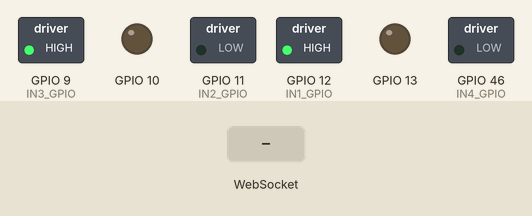
This sketch was run on a simulated ESP32-S3. On the bench: switched loads named in the sketch (green lamp = pin HIGH), output pins drawn as LEDs (lit = HIGH). The test bench sets the inputs (shaded band). WiFi joins after 1.5 s; servers stay silent unless stated; what the sketch prints to the serial monitor is not drawn.

Above: at 2.7 s.
2.8 s: WebSocket text "5" received
At 3.4 s:
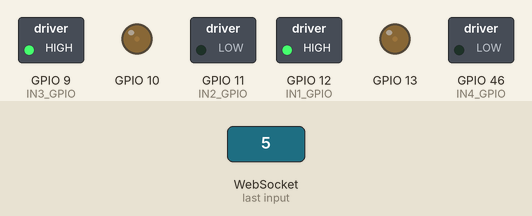
4.3 s: WebSocket text "90" received
At 4.6 s:
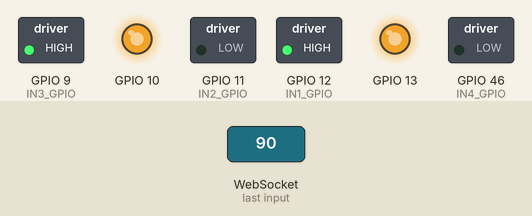
Timing chart, 0 to 7.3 s (numbered marks = the images above; inputs shaded):
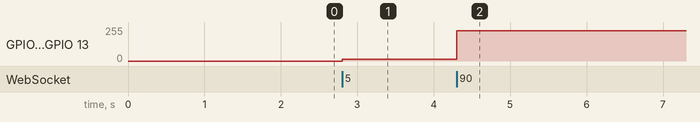

Measured:
- after the input at 2.8 s, GPIO 10, GPIO 13: 0/255 → 12/255 at once
- after the input at 4.3 s, GPIO 10, GPIO 13: 12/255 → 228/255 at once

The sketch:

arduino_socket.ino
```cpp
#include <WiFi.h>
#include <WebSocketsServer.h>
#include <driver/ledc.h>  // Required for LEDC functions

// Motor pins
#define ENA_GPIO 13    // PWM for Motor A
#define IN1_GPIO 12    // Direction 1
#define IN2_GPIO 11    // Direction 2

#define ENB_GPIO 10    // PWM for Motor B
#define IN3_GPIO 9     // Direction 3
#define IN4_GPIO 46    // Direction 4 (changed from 8 to 46)

// LEDC configuration for ESP32-S3
#define PWM_CHANNEL_A LEDC_CHANNEL_0
#define PWM_CHANNEL_B LEDC_CHANNEL_1
#define PWM_TIMER LEDC_TIMER_0
#define PWM_MODE LEDC_LOW_SPEED_MODE  // Required for ESP32-S3
#define PWM_FREQ 5000                 // 5kHz
#define PWM_RESOLUTION LEDC_TIMER_8_BIT  // 8-bit resolution

WebSocketsServer webSocket = WebSocketsServer(81);

void setupPWM() {
  // Configure Timer
  ledc_timer_config_t timer_conf = {
    .speed_mode = PWM_MODE,
    .duty_resolution = PWM_RESOLUTION,
    .timer_num = PWM_TIMER,
    .freq_hz = PWM_FREQ,
    .clk_cfg = LEDC_AUTO_CLK
  };
  ledc_timer_config(&timer_conf);

  // Configure Channels
  ledc_channel_config_t channel_conf_A = {
    .gpio_num = ENA_GPIO,
    .speed_mode = PWM_MODE,
    .channel = PWM_CHANNEL_A,
    .timer_sel = PWM_TIMER,
    .duty = 0,
    .hpoint = 0
  };
  ledc_channel_config(&channel_conf_A);

  ledc_channel_config_t channel_conf_B = {
    .gpio_num = ENB_GPIO,
    .speed_mode = PWM_MODE,
    .channel = PWM_CHANNEL_B,
    .timer_sel = PWM_TIMER,
    .duty = 0,
    .hpoint = 0
  };
  ledc_channel_config(&channel_conf_B);
}

void setup() {
  Serial.begin(115200);

  // Configure motor pins
  pinMode(IN1_GPIO, OUTPUT);
  pinMode(IN2_GPIO, OUTPUT);
  pinMode(IN3_GPIO, OUTPUT);
  pinMode(IN4_GPIO, OUTPUT);

  // Set fixed direction (forward)
  digitalWrite(IN1_GPIO, HIGH);
  digitalWrite(IN2_GPIO, LOW);
  digitalWrite(IN3_GPIO, HIGH);
  digitalWrite(IN4_GPIO, LOW);

  // Initialize PWM
  setupPWM();

  // Connect to WiFi
  WiFi.begin("ZAWG 5136", "1138j@V4");
  while (WiFi.status() != WL_CONNECTED) {
    delay(500);
    Serial.print(".");
  }
  Serial.println("\nWiFi connected");
  Serial.print("IP address: ");
  Serial.println(WiFi.localIP());


  if(WiFi.status() == WL_CONNECTED) {
    Serial.println("Initializing WebSocket...");
    webSocket.begin();
    webSocket.onEvent(webSocketEvent);
    Serial.println("Websocket server started!!!!");
  } else{
    Serial.println("failed");
  }


}

void loop() {
  webSocket.loop();
}

void webSocketEvent(uint8_t num, WStype_t type, uint8_t *payload, size_t length) {
  if (type == WStype_TEXT) {
    int speed = String((char*)payload).toInt();
    speed = constrain(speed, 0, 100);
    int duty = (speed * 255) / 100;  // Convert % to 8-bit duty cycle

    ledc_set_duty(PWM_MODE, PWM_CHANNEL_A, duty);
    ledc_update_duty(PWM_MODE, PWM_CHANNEL_A);

    ledc_set_duty(PWM_MODE, PWM_CHANNEL_B, duty);
    ledc_update_duty(PWM_MODE, PWM_CHANNEL_B);

    Serial.printf("Speed: %d%% (Duty: %d)\n", speed, duty);
  }
}
```
